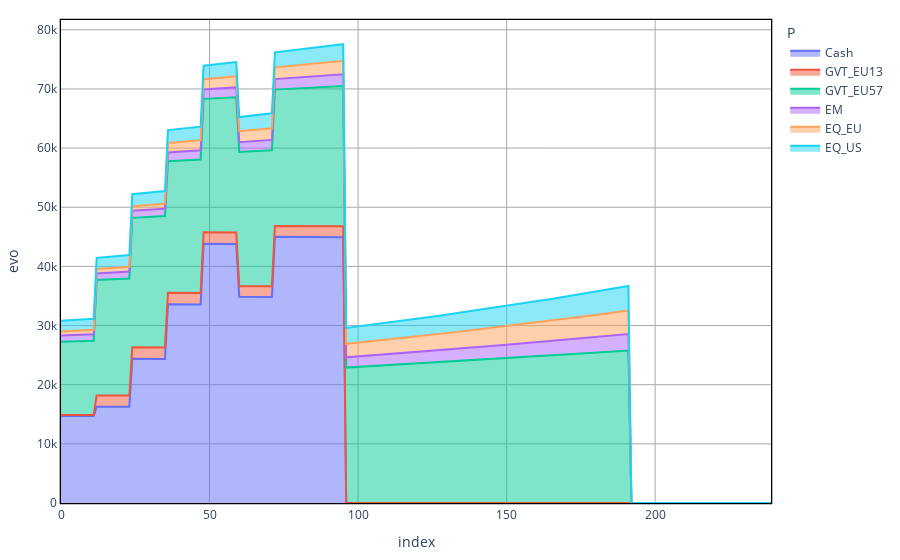
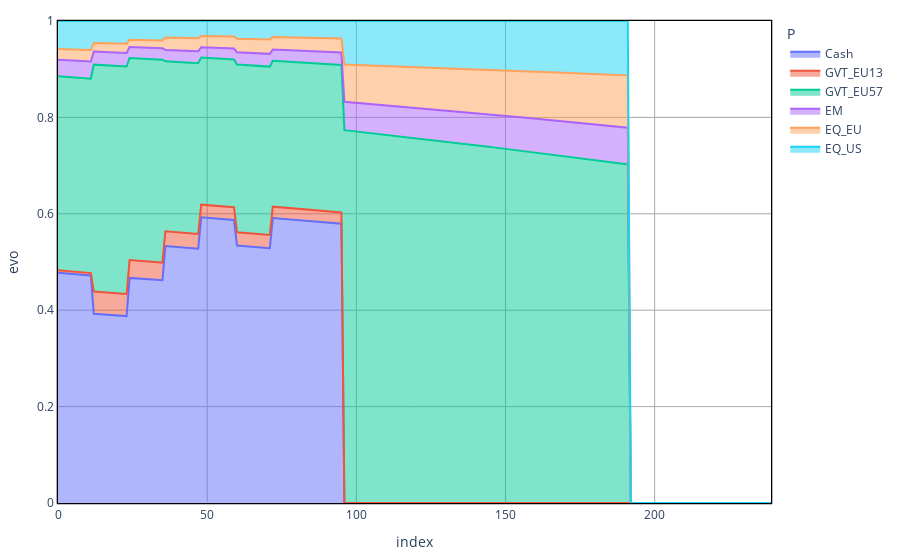

The notebook cell these images were saved under, in order:
### Code cell
Scenario_mu = problem.Scenario_mu
#print([solution[l][n_scen].varValue for l in Lt])
Q_nscen = np.zeros(shape = (len(P),len(L)))
Q_ex = np.zeros(shape = (len(P),len(L)))
Val_tl = {}
i = -1
At = sorted(list(problem.assets.period.values()))
label_period = [[k, v] for k,v in problem.assets.period.items()]
label_value = [[k, v] for k,v in problem.assets.value.items()]
period_value_df = pd.DataFrame(label_period, columns = ["Label", "Period"]).merge(pd.DataFrame(label_value, columns = ["Label", "Value"]))

for p in P:
    i = i+1
    Val_tl[p] = np.zeros(shape = (len(T), len(L)))
    for l in np.arange(len(L)):
        for t in np.arange(len(T)):
            if t < problem.liabilities.period[L[l]]:
                new_asset_label = period_value_df.loc[period_value_df.Period == t , "Label" ].values
                new_asset = [sol.asset_part[a][L[l]][p] for a in new_asset_label]
                if t==0:
                    Val_tl[p][t,l] = sum(new_asset)*np.exp(Scenario_mu[p])
                else:
                    Val_tl[p][t,l] = (Val_tl[p][t-1,l] + sum(new_asset))*np.exp(Scenario_mu[p])

            elif t == problem.liabilities.period[L[l]]:
                Q_ex[i,l] = problem.user_portfolio[p]
                Q_nscen[i,l] = Val_tl[p][t-1,l]
    
Val_end_t = {}
for p in P:
    Val_end_t[p] = np.zeros(shape = (len(T)))
    for t in np.arange(len(T)):
        new_asset_label = period_value_df.loc[period_value_df.Period == t , "Label" ].values
        new_asset = [sol.asset_end_part[a][p] for a in new_asset_label]
        if t==0:
            Val_end_t[p][t] = sum(new_asset)*np.exp(Scenario_mu[p])
        else:
            Val_end_t[p][t] = (Val_end_t[p][t-1] + sum(new_asset))*np.exp(Scenario_mu[p])


Val_t = {}
for p in P:
    Val_t[p] = np.sum(Val_tl[p], axis = 1) + Val_end_t[p] 

AssetAllocationNominal = pd.DataFrame(Val_t)
AssetAllocationNominal[AssetAllocationNominal<0] = 0
AAN_perc = AssetAllocationNominal.divide(AssetAllocationNominal.sum(axis=1), axis=0)

AssetAllocationNominal = AssetAllocationNominal.reset_index()
AssetAllocationNominal = AssetAllocationNominal.melt(id_vars=['index'], var_name='P', value_name='evo')
plt = px.area(AssetAllocationNominal, x="index", y = "evo", color = "P")
plt = standardized_chart(plt)
plt.show()

AAN_perc = AAN_perc.reset_index()
AAN_perc = AAN_perc.melt(id_vars=['index'], var_name='P', value_name='evo')
plt = px.area(AAN_perc, x="index", y = "evo", color = "P" )
plt.update_xaxes(range=[AAN_perc["index"].min(), AAN_perc["index"].max()])
plt.update_yaxes(range=[0, 1])
plt = ALM.standardized_chart(plt)
plt.show()

### Figure 1 — Plotly figure (JSON) as saved in the notebook; plotly's stock layout.template omitted (floating-point values rounded to 4 significant figures; data arrays with more than 128 entries replaced by an {"elided": "..."} marker saying what was removed)
{"data": [{"hovertemplate": "P=Cash<br>index=%{x}<br>evo=%{y}<extra></extra>", "legendgroup": "Cash", "line": {"color": "#636efa"}, "mode": "lines", "name": "Cash", "orientation": "v", "showlegend": true, "stackgroup": "1", "type": "scatter", "x": {"elided": "240 int values"}, "xaxis": "x", "y": {"elided": "240 float values"}, "yaxis": "y"}, {"hovertemplate": "P=GVT_EU13<br>index=%{x}<br>evo=%{y}<extra></extra>", "legendgroup": "GVT_EU13", "line": {"color": "#EF553B"}, "mode": "lines", "name": "GVT_EU13", "orientation": "v", "showlegend": true, "stackgroup": "1", "type": "scatter", "x": {"elided": "240 int values"}, "xaxis": "x", "y": {"elided": "240 float values"}, "yaxis": "y"}, {"hovertemplate": "P=GVT_EU57<br>index=%{x}<br>evo=%{y}<extra></extra>", "legendgroup": "GVT_EU57", "line": {"color": "#00cc96"}, "mode": "lines", "name": "GVT_EU57", "orientation": "v", "showlegend": true, "stackgroup": "1", "type": "scatter", "x": {"elided": "240 int values"}, "xaxis": "x", "y": {"elided": "240 float values"}, "yaxis": "y"}, {"hovertemplate": "P=EM<br>index=%{x}<br>evo=%{y}<extra></extra>", "legendgroup": "EM", "line": {"color": "#ab63fa"}, "mode": "lines", "name": "EM", "orientation": "v", "showlegend": true, "stackgroup": "1", "type": "scatter", "x": {"elided": "240 int values"}, "xaxis": "x", "y": {"elided": "240 float values"}, "yaxis": "y"}, {"hovertemplate": "P=EQ_EU<br>index=%{x}<br>evo=%{y}<extra></extra>", "legendgroup": "EQ_EU", "line": {"color": "#FFA15A"}, "mode": "lines", "name": "EQ_EU", "orientation": "v", "showlegend": true, "stackgroup": "1", "type": "scatter", "x": {"elided": "240 int values"}, "xaxis": "x", "y": {"elided": "240 float values"}, "yaxis": "y"}, {"hovertemplate": "P=EQ_US<br>index=%{x}<br>evo=%{y}<extra></extra>", "legendgroup": "EQ_US", "line": {"color": "#19d3f3"}, "mode": "lines", "name": "EQ_US", "orientation": "v", "showlegend": true, "stackgroup": "1", "type": "scatter", "x": {"elided": "240 int values"}, "xaxis": "x", "y": {"elided": "240 float values"}, "yaxis": "y"}], "layout": {"legend": {"title": {"text": "P"}, "tracegroupgap": 0}, "margin": {"b": 20, "l": 20, "r": 20, "t": 20}, "paper_bgcolor": "white", "plot_bgcolor": "white", "showlegend": true, "xaxis": {"anchor": "y", "domain": [0, 1], "gridcolor": "darkgray", "gridwidth": 1, "linecolor": "black", "linewidth": 1.3, "mirror": true, "showgrid": true, "showline": true, "title": {"text": "index"}}, "yaxis": {"anchor": "x", "domain": [0, 1], "gridcolor": "darkgray", "gridwidth": 1, "linecolor": "black", "linewidth": 1.3, "mirror": true, "showgrid": true, "showline": true, "title": {"text": "evo"}}}}

### Figure 2 — Plotly figure (JSON) as saved in the notebook; plotly's stock layout.template omitted (floating-point values rounded to 4 significant figures; data arrays with more than 128 entries replaced by an {"elided": "..."} marker saying what was removed)
{"data": [{"hovertemplate": "P=Cash<br>index=%{x}<br>evo=%{y}<extra></extra>", "legendgroup": "Cash", "line": {"color": "#636efa"}, "mode": "lines", "name": "Cash", "orientation": "v", "showlegend": true, "stackgroup": "1", "type": "scatter", "x": {"elided": "240 int values"}, "xaxis": "x", "y": {"elided": "240 float values"}, "yaxis": "y"}, {"hovertemplate": "P=GVT_EU13<br>index=%{x}<br>evo=%{y}<extra></extra>", "legendgroup": "GVT_EU13", "line": {"color": "#EF553B"}, "mode": "lines", "name": "GVT_EU13", "orientation": "v", "showlegend": true, "stackgroup": "1", "type": "scatter", "x": {"elided": "240 int values"}, "xaxis": "x", "y": {"elided": "240 float values"}, "yaxis": "y"}, {"hovertemplate": "P=GVT_EU57<br>index=%{x}<br>evo=%{y}<extra></extra>", "legendgroup": "GVT_EU57", "line": {"color": "#00cc96"}, "mode": "lines", "name": "GVT_EU57", "orientation": "v", "showlegend": true, "stackgroup": "1", "type": "scatter", "x": {"elided": "240 int values"}, "xaxis": "x", "y": {"elided": "240 float values"}, "yaxis": "y"}, {"hovertemplate": "P=EM<br>index=%{x}<br>evo=%{y}<extra></extra>", "legendgroup": "EM", "line": {"color": "#ab63fa"}, "mode": "lines", "name": "EM", "orientation": "v", "showlegend": true, "stackgroup": "1", "type": "scatter", "x": {"elided": "240 int values"}, "xaxis": "x", "y": {"elided": "240 float values"}, "yaxis": "y"}, {"hovertemplate": "P=EQ_EU<br>index=%{x}<br>evo=%{y}<extra></extra>", "legendgroup": "EQ_EU", "line": {"color": "#FFA15A"}, "mode": "lines", "name": "EQ_EU", "orientation": "v", "showlegend": true, "stackgroup": "1", "type": "scatter", "x": {"elided": "240 int values"}, "xaxis": "x", "y": {"elided": "240 float values"}, "yaxis": "y"}, {"hovertemplate": "P=EQ_US<br>index=%{x}<br>evo=%{y}<extra></extra>", "legendgroup": "EQ_US", "line": {"color": "#19d3f3"}, "mode": "lines", "name": "EQ_US", "orientation": "v", "showlegend": true, "stackgroup": "1", "type": "scatter", "x": {"elided": "240 int values"}, "xaxis": "x", "y": {"elided": "240 float values"}, "yaxis": "y"}], "layout": {"legend": {"title": {"text": "P"}, "tracegroupgap": 0}, "margin": {"b": 20, "l": 20, "r": 20, "t": 20}, "paper_bgcolor": "white", "plot_bgcolor": "white", "showlegend": true, "xaxis": {"anchor": "y", "domain": [0, 1], "gridcolor": "darkgray", "gridwidth": 1, "linecolor": "black", "linewidth": 1.3, "mirror": true, "range": [0, 239], "showgrid": true, "showline": true, "title": {"text": "index"}}, "yaxis": {"anchor": "x", "domain": [0, 1], "gridcolor": "darkgray", "gridwidth": 1, "linecolor": "black", "linewidth": 1.3, "mirror": true, "range": [0, 1], "showgrid": true, "showline": true, "title": {"text": "evo"}}}}
